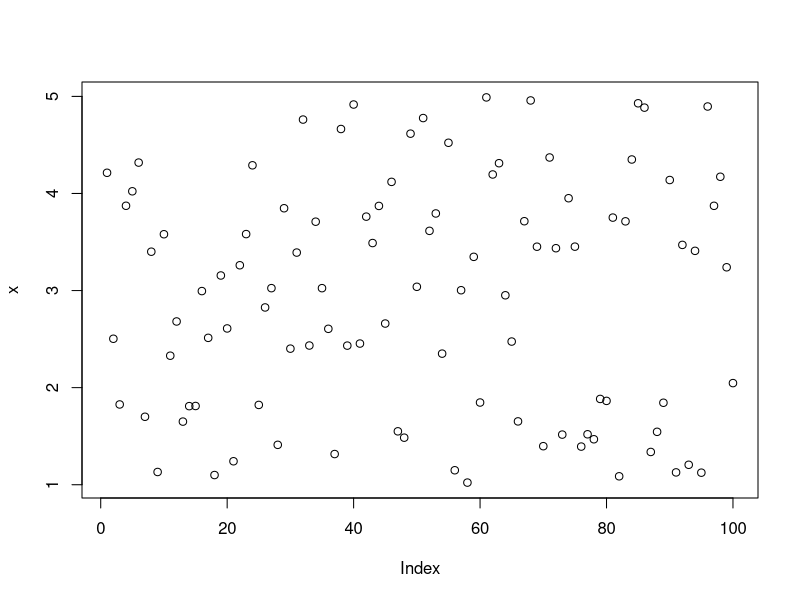
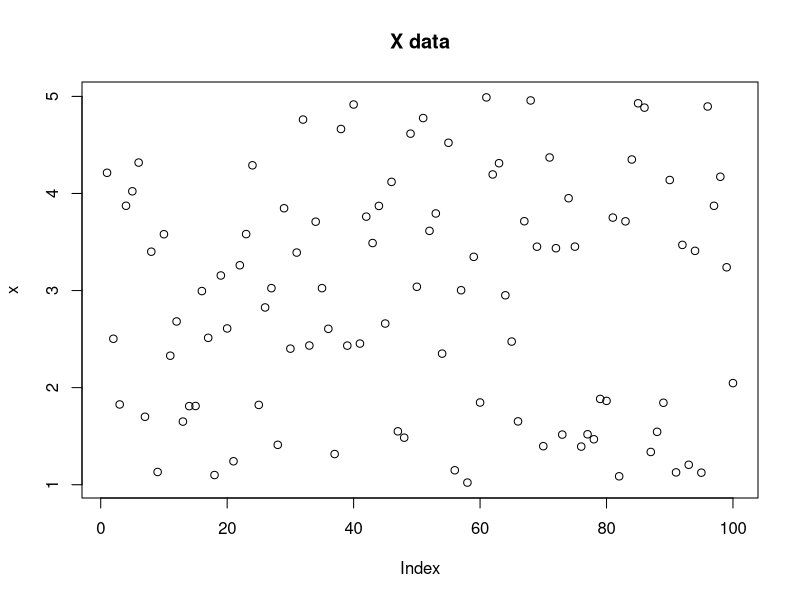
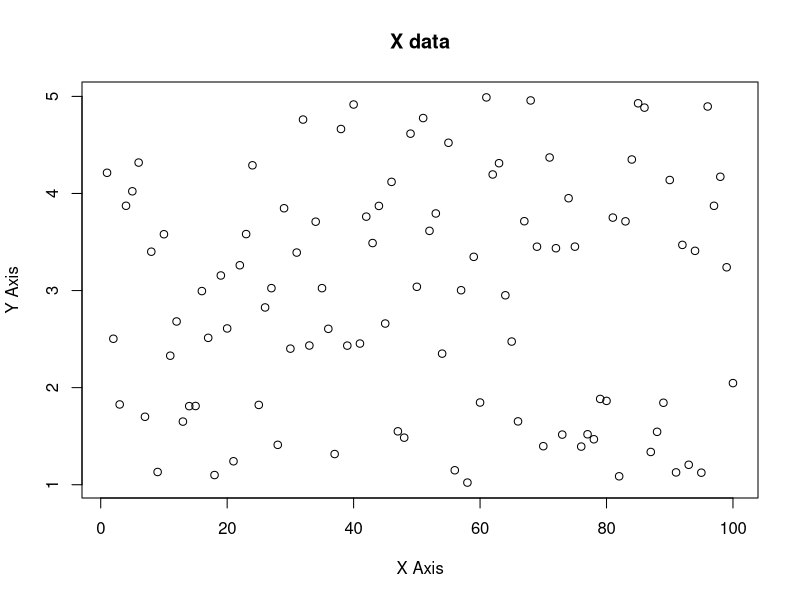
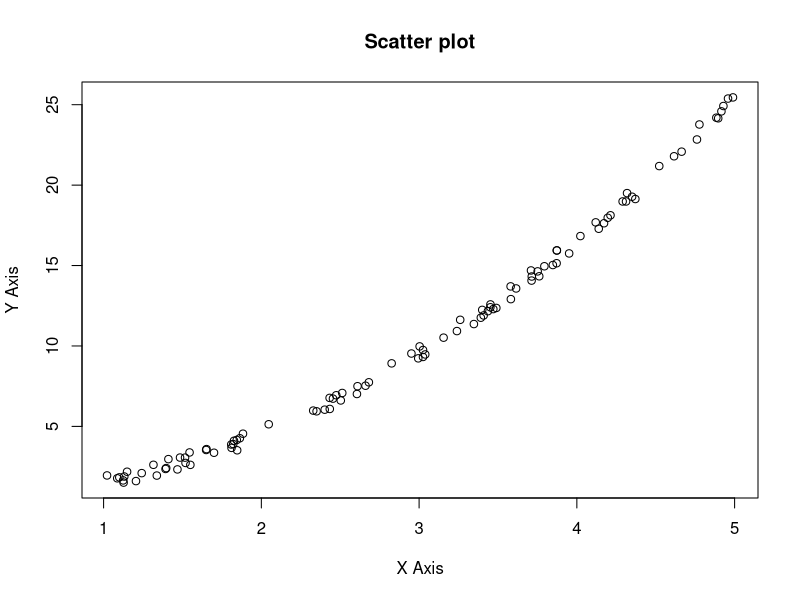
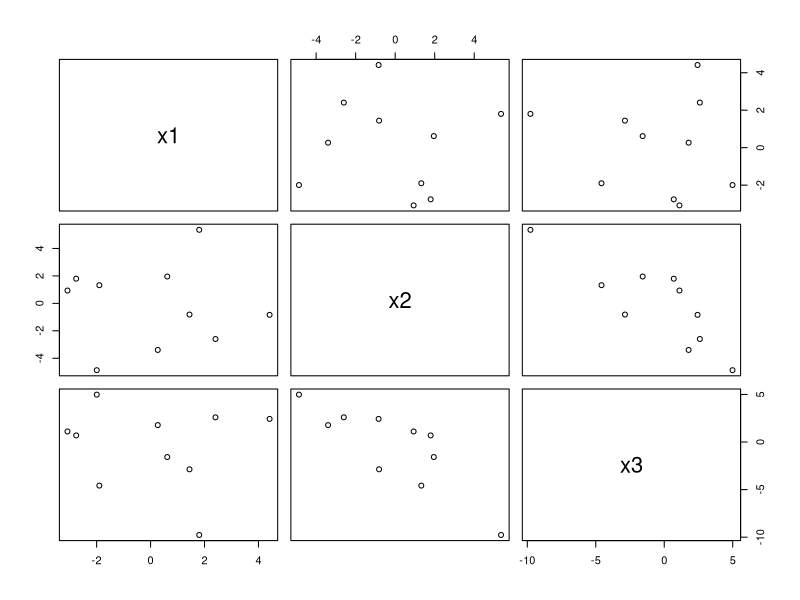
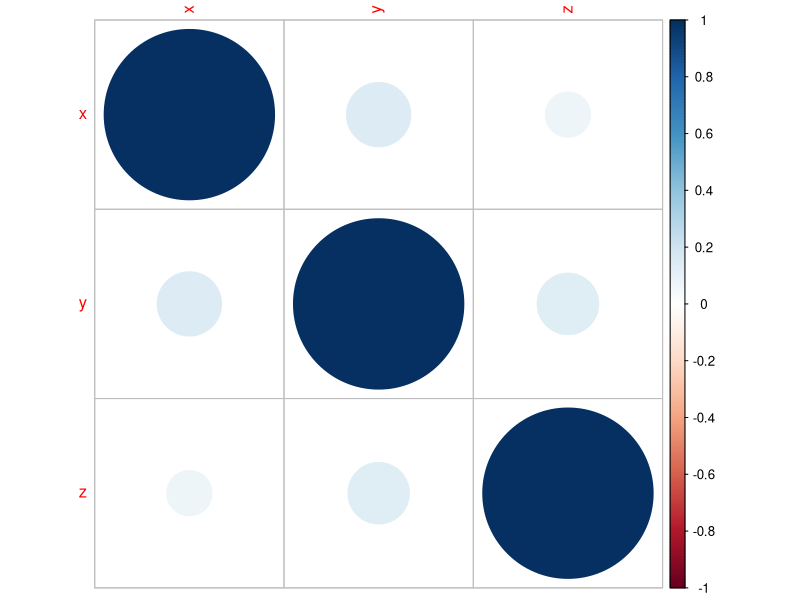
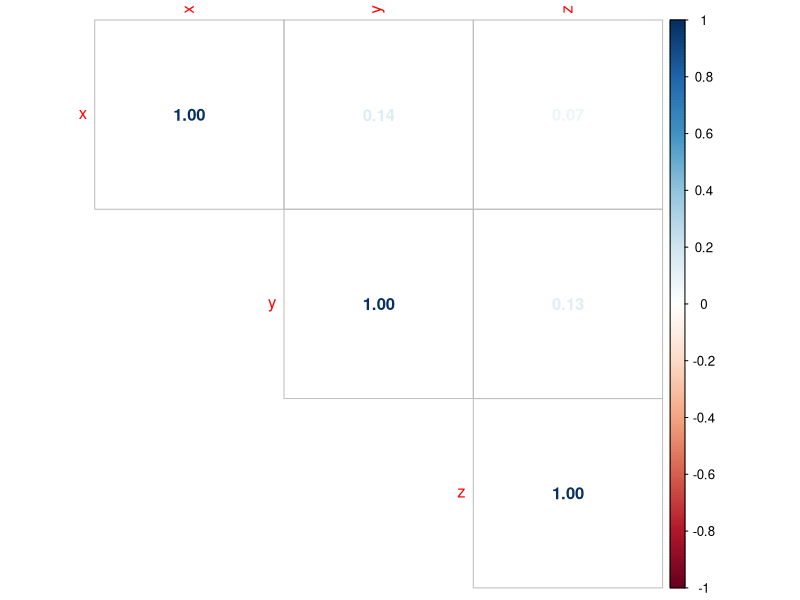
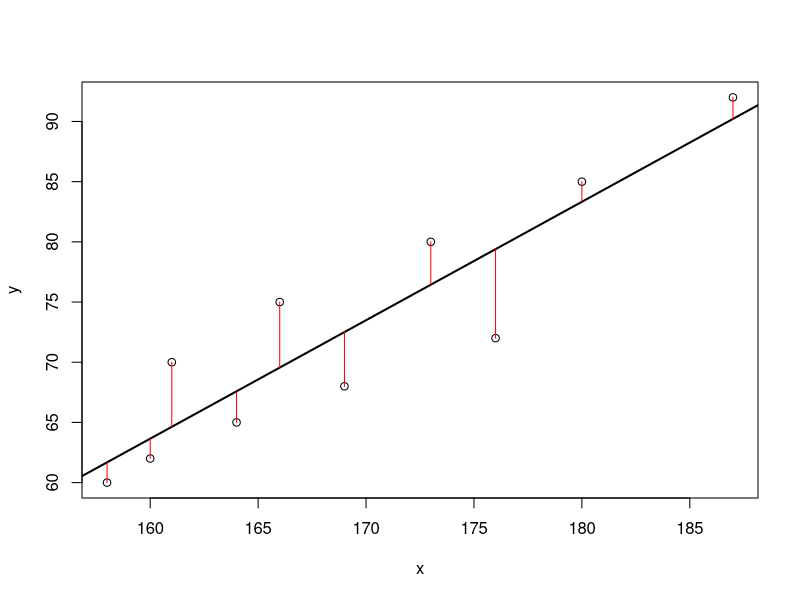

Write the R code that produced these figures, in order.
###############################################################
# Lab II - Basics of Ploting and ggplot
#-------------------------------------------------------------#
# #############################################################

#-------------------------------------------------------------
# Step 1: Random Number and Plot
#-------------------------------------------------------------
x <- runif(100, min = 1, max = 5)
x
y <- x^2 + runif(100)
y

# 1.1 Plot x
plot(x)
plot(x, main = "X data")
plot(x, main = "X data",xlab = "X Axis", ylab="Y Axis")


# 1.2 Scatter Plot; x vs y
plot(x, y, main = "Scatter plot",xlab = "X Axis", ylab="Y Axis")


# 1.3 Saving the Plot to a file
png(filename="MyPlot.png")
plot(x, y, main = "Scatter plot",xlab = "X Axis", ylab="Y Axis")
dev.off()
getwd()   # Get the Current Working Directory, Similar to pwd in linux



#-------------------------------------------------------------
# Step 2: The Normal Distribution
#-------------------------------------------------------------
x1 <- rnorm(10,sd=2)
x1
x2 <- rnorm(10,sd=3)
x2
x3 <- rnorm(10,sd=4)
x3

# Plot x1,x2,x3 together
df <- data.frame(x1,x2,x3)
plot(df[,1:3])



#-------------------------------------------------------------
# Step 3: Min, Max, Sum, Std Deviation
#         Mean, Median, Mode
#-------------------------------------------------------------
x <- c(2,7,3,2,4,1,8,2,4,2,8,-5,4)
min(x)
max(x)
sum(x)
sd(x)

mean(x)
median(x)

# To get mode (Most occured element in a list)
getmode <- function(v) {
  uniqv <- unique(v)
  uniqv[which.max(tabulate(match(v, uniqv)))]
}

getmode(x)


#-------------------------------------------------------------
# Step 4: Correlation, Variance and Covariance (Matrices) 
#-------------------------------------------------------------

x <- c(2,7,3,2,4,1,8,2,4,2,8,-5,4)
y <- c(6,3,8,1,3,6,8,2,3,5,8,4,-6)
z <- round(runif(13,min=-10, max=10),0) 

# Variance
var(x, y)

# Co-variance
cov(x, y, method = "pearson")
cov(x, y, method = "kendall")
cov(x, y, method = "spearman")

# Correlation
cor(x, y, method = "pearson")
cor(x, y, method = "kendall")
cor(x, y, method = "spearman")


# Pairwise correlation
df <- data.frame(x,y,z)
pairCor <- cor(df,use="pairwise",method="pearson")
pairCor


# Visualize correlation of all variable with each other
install.packages("corrplot")
library(corrplot)
corrplot(pairCor)
corrplot(pairCor, method = "number", type = "upper", addCoef.col = "black")

#-------------------------------------------------------------
# Step 5: Linear Regression
#-------------------------------------------------------------

x <- c(173, 169, 176, 166, 161, 164, 160, 158, 180, 187)
y <- c(80, 68, 72, 75, 70, 65, 62, 60, 85, 92) 

linearModel <- lm(y ~ x)
plot(x, y)
abline(linearModel, lwd=2)
predicted <- predict(linearModel) 
segments(x, y, x, predicted, col="red")


#-------------------------------------------------------------
# Step 6: Basic Plots using ggplot
#-------------------------------------------------------------

install.packages("ggplot2")
library(ggplot2)

data(diamonds)  # Loading build-in dataset
head(diamonds)
summary(diamonds) #Summarize the dataset

# 6.1 Histogram
hist(diamonds$carat, main = "Carat Histogram", xlab = "Carat")

plot(price ~ carat, data = diamonds)
plot(diamonds$carat, diamonds$price)




# 6.2 Boxplots

boxplot(diamonds$carat)

# The idea behind the boxplot is that the 
# thick middle line represents the median and 
# the box is bounded by the first and third 
# quartiles. That is, the middle 50% of data 
# (the Interquartile Range or IQR) is held in 
# the box. The lines extend out to 1.5*IQR in 
# both directions. Outlier points are then
# plotted beyond that. It is important to note 
# that while 50% of the data are very visible 
# in the box, that means 50% of the data are 
# not really displayed. That is a lot of 
# information to not see.


boxplot(diamonds)
boxplot(diamonds[,-c(7)]) # dropping 7th column


# 6.3 Histograms and Densities
ggplot(data = diamonds) + geom_histogram(aes(x = carat))
ggplot(data = diamonds) + geom_density(aes(x = carat), fill = "grey50")

# Scatter Plot
ggplot(diamonds, aes(x = carat, y = price)) + geom_point()

g <- ggplot(diamonds, aes(x = carat, y = price))
g + geom_point(aes(color = color))
g + geom_point(aes(color = color)) + facet_wrap(~color)
g + geom_point(aes(color = color)) + facet_grid(cut ~ clarity)


ggplot(diamonds, aes(x = carat)) + geom_histogram() + facet_wrap(~color)
ggplot(diamonds, aes(y = carat, x = 1)) + geom_boxplot()
ggplot(diamonds, aes(y = carat, x = cut)) + geom_boxplot()
ggplot(diamonds, aes(y = carat, x = cut)) + geom_violin()

ggplot(diamonds, aes(y = carat, x = cut)) + geom_point() + geom_violin()
ggplot(diamonds, aes(y = carat, x = cut)) + geom_violin() + geom_point()


ggplot(economics, aes(x = date, y = pop)) + geom_line()


# 6.3 More Plots using ggplots

install.packages("lubridate")
install.packages("scales")

library(lubridate)
library(scales)
economics$year <- year(economics$date)
economics$month <- month(economics$date, label=TRUE)
econ2000 <- economics[which(economics$year >= 2000), ]

# build the foundation of the plot
g <- ggplot(econ2000, aes(x=month, y=pop))

g
# add lines color coded and grouped by year
# the group aesthetic breaks the data into separate groups
g <- g + geom_line(aes(color=factor(year), group=year))

g
# name the legend "Year"
g <- g + scale_color_discrete(name="Year")

g
# format the y axis
g <- g + scale_y_continuous(labels=comma)

g
# add a title and axis labels
g <- g + labs(title="Population Growth", x="Month", y="Population")

# plot the graph
g


# 6.4 Mpore on ggplots
install.packages("ggthemes")
library(ggthemes)
# build a plot and store it in g2
g2 <- ggplot(diamonds, aes(x=carat, y=price)) + geom_point(aes(color=color))
g2
# apply a few themes
g2 + theme_economist() + scale_colour_economist()
g2 + theme_excel() + scale_colour_excel()
g2 + theme_tufte()
g2 + theme_wsj()



#-------------------------------------------------------------
# Step 7: Grid and a curve plotting
#-------------------------------------------------------------

x <- round(runif(13,min=-5, max=5),0) 
y <- round(runif(13,min=-5, max=5),0) 
z <- round(runif(13,min=-5, max=5),0) 

plot(z, type = "n")
grid(lty = 1, lwd = 2)
curve(x^2, col = "blue", add = TRUE)
curve(x^2 + 1, col = "blue", add = TRUE)
points(z^2, pch = 20)


#-------------------------------------------------------------
# Step 8: Graphical Parameters
#-------------------------------------------------------------

plot(z, type = "o", col = 'red', pch = 16, cex = 2)
plot(z, col = c('red', 'blue'), pch = "+", cex = 2)


#-------------------------------------------------------------
# Step 9: Colors Plotting
#-------------------------------------------------------------
colors()
palette() ## default palette
palette(sample(colors(), 10)) ## change palette
plot(runif(50), col = rep(1:10, each = 5), pch = 16, cex = 2)


#-------------------------------------------------------------
# Step 10: Histogram Plotting - Frequency Plotting
#-------------------------------------------------------------

# create a grouping variable of length 100
a <- factor(sample(1:5, 13, replace = TRUE), levels = 1:5)
a
levels(a) <- LETTERS[1:5]
a
plot(a)
plot(y ~ a)   # Box Plot


#-------------------------------------------------------------
# Step 11: Plotting of Data frames 
#-------------------------------------------------------------

# scatterplot matrix: a matrix of all pairwise bivariate scatterplots.
iris        # Dataset
head(iris)
class(iris)
plot(iris)
plot(iris[1:4], col = as.numeric(iris$Species)) # color by Species


#-------------------------------------------------------------
# Step 12: Function Plotting
#-------------------------------------------------------------
plot(sin, from = -2 * pi, to = 2 * pi)
plot(cos, from = -2 * pi, to = 2 * pi)

damped.sin <- function(x) sin(5 * x) * exp(-x^2) ## New function
class(damped.sin)
plot(damped.sin, from = -pi, to = pi)


